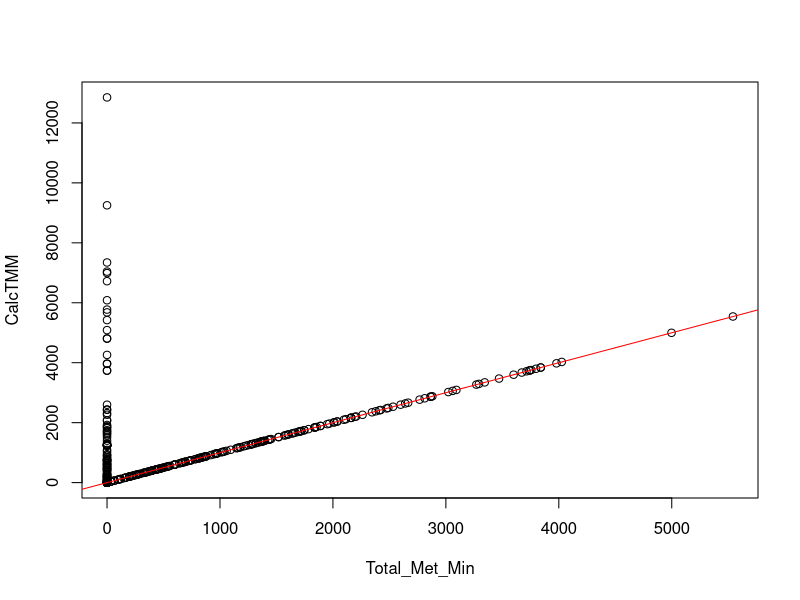
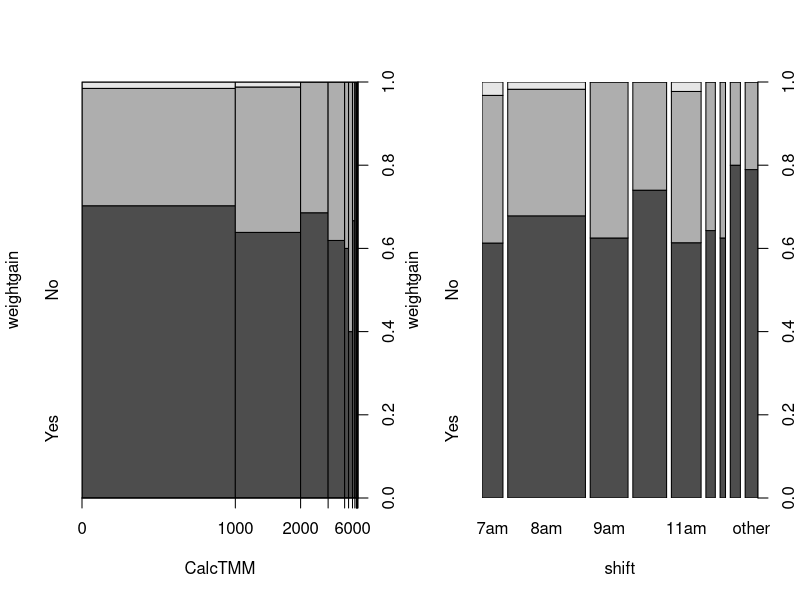
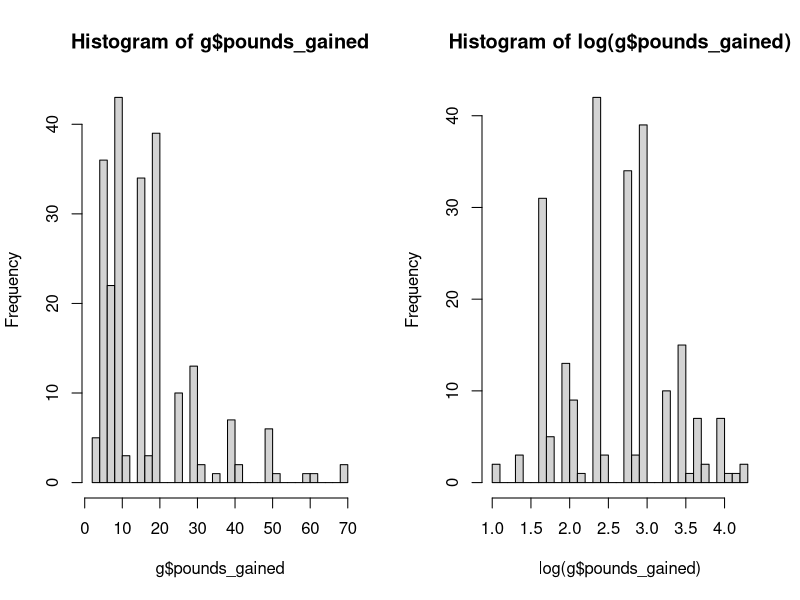
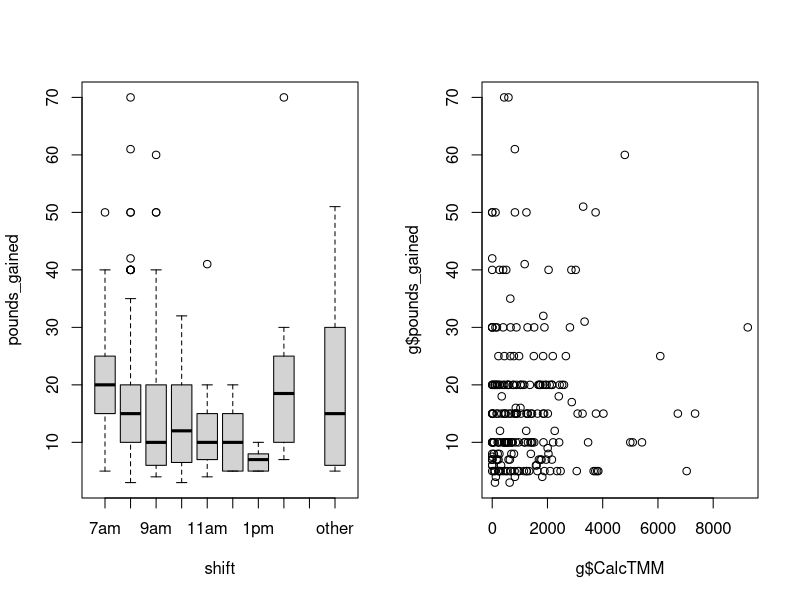
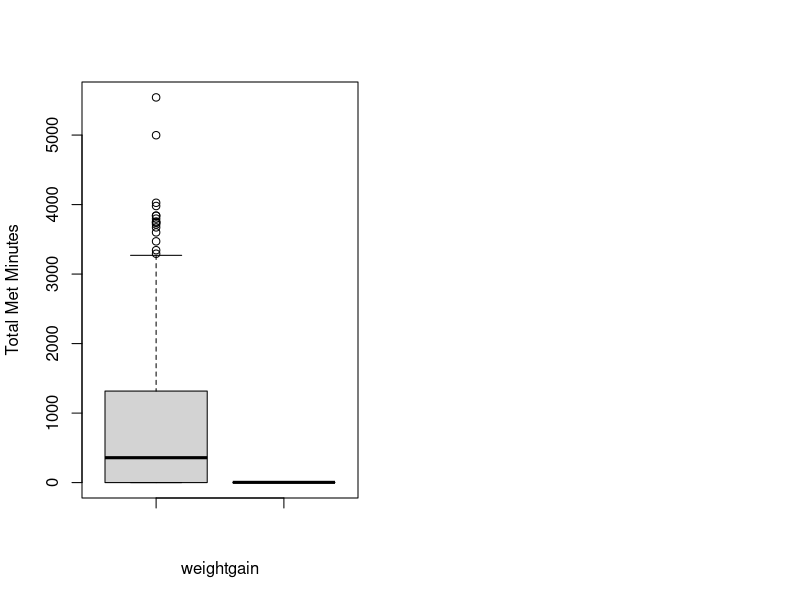
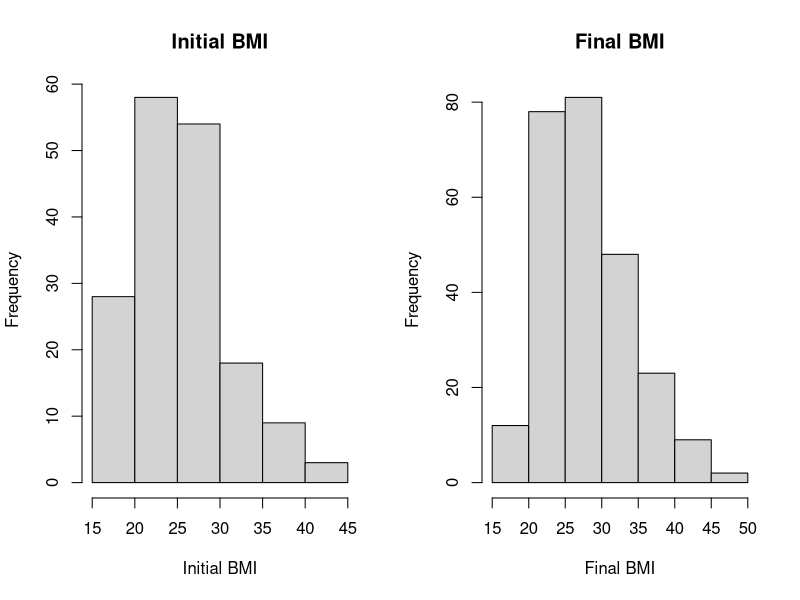
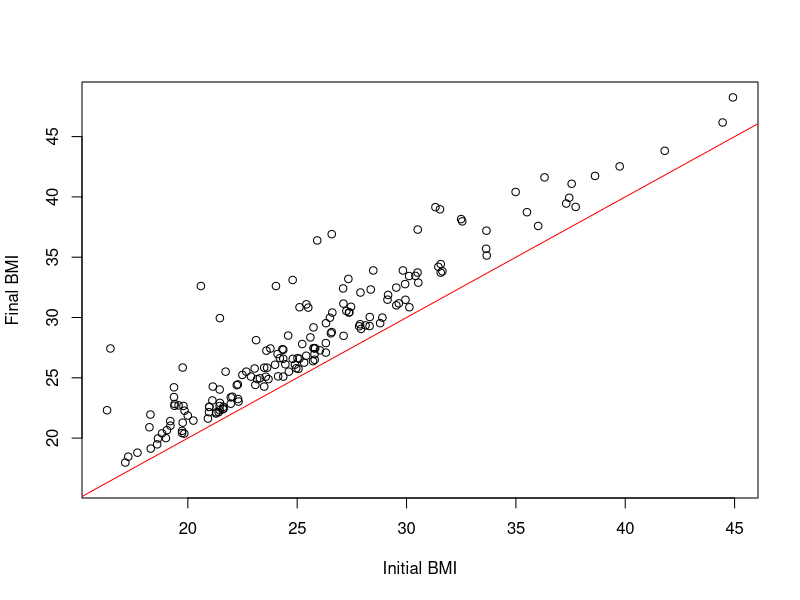
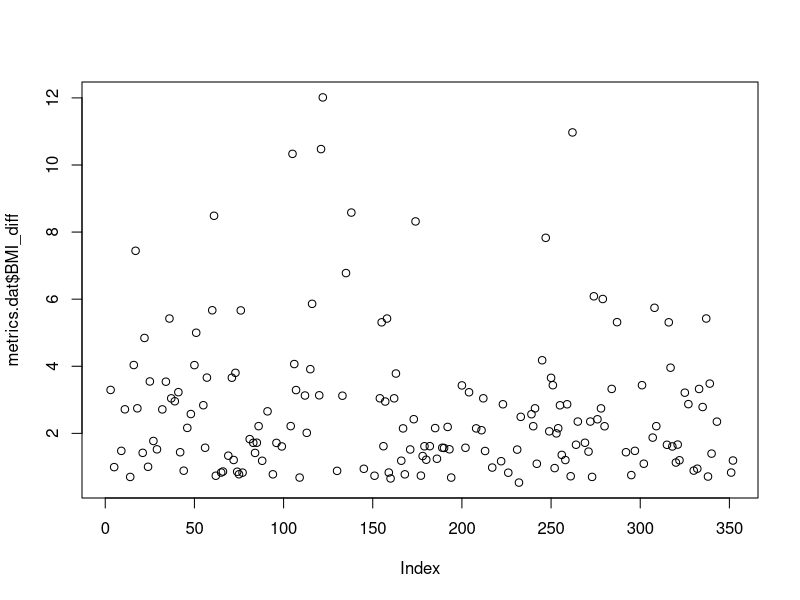

Generate these figures, in order, with R:
## ---- chunk 1
knitr::opts_chunk$set(echo = TRUE)
## ---- chunk 2
metrics.dat <- read.csv('Practicum 1 Data.csv',header=TRUE)
metrics.dat <- metrics.dat[!is.na(metrics.dat$Snumber),]
## ---- chunk 3
#define constants to be used as column selection arguments
yellow <- c('shift','Total_Met_Min')
orange <- c('gender', 'Age', 'height', 'weightgain', 'lbs_gained', 'BMI', 'Vig.ex.Time', 'Mod.ex.time', 'Walk.ex.Time')
## ---- chunk 4
metrics.dat$Total_Met_Min[is.na(metrics.dat$Total_Met_Min)] <- 0
metrics.dat$CalcTMM <- with(metrics.dat, 8*Vig.ex.Time + 4*Mod.ex.time + 3.3*Walk.ex.Time)

plot(CalcTMM ~ Total_Met_Min,data=metrics.dat)
abline(0,1,col='red')
## ---- chunk 5
#determine 
unique(metrics.dat$shift)
## ---- chunk 6
metrics.dat$shift[metrics.dat$shift==''] <- 'other'
shift.levels <- c(paste(c(7:11),'am',sep=''),paste(c(12,1:2),'pm',sep=''),'other')
metrics.dat$shift <- factor(metrics.dat$shift,shift.levels)
summary(metrics.dat$shift)
## ---- chunk 7
metrics.dat$weightgain <- factor(metrics.dat$weightgain)
## ---- chunk 8
par(mfrow=c(1,2))
plot(weightgain ~ CalcTMM,data=metrics.dat)
plot(weightgain ~ shift,data=metrics.dat)
## ---- chunk 9
g <- subset(metrics.dat, metrics.dat$pounds_gained >0)
par(mfrow=c(1,2))
hist(g$pounds_gained,breaks=30)
hist(log(g$pounds_gained),breaks=30)
## ---- chunk 10
#shift vs lbs gained
#$ts <- as.factor((g$shift))
#plot(g$ts,log(g$pounds_gained), ylab="pounds_gained", xlab="shift")
#plot(g$shift,g$shift)
#plot(as.factor(g$shift),log(g$pounds_gained), ylab="pounds_gained", ###xlab="shift")

#table(g$shift)
s <- ordered(g$shift, levels=c("7am","8am","9am","10am","11am","12pm","1pm","2pm","Missing","other"))
#boxplot(pounds_gained ~ s, data=g)
par(mfrow=c(1,2))
boxplot(pounds_gained ~ s, data=g, xlab="shift")

plot(g$CalcTMM, g$pounds_gained)
#plot(g$CalcTMM, log(g$pounds_gained))
## ---- chunk 11
boxplot(metrics.dat$Total_Met_Min,as.factor(metrics.dat$weightgain), ylab="Total Met Minutes", xlab="weightgain")
## ---- chunk 12
# Calculate body weight at 8 months
metrics.dat['initial_bweight'] <- metrics.dat$bweight - metrics.dat$pounds_gained

# Need to account for instances where body weight is not entered
metrics.dat$initial_bweight[metrics.dat$initial_bweight<='0'] <- '0'

# Take a look at all BMI values
unique(metrics.dat$BMI)

# Calculate initial BMI -- internet tells me BMI=(weight/height^2) * 703
# Since height values ~60/65, I am assuming they are inches not meters
metrics.dat['initial_bweight'] <- as.numeric(metrics.dat$initial_bweight)
metrics.dat['initial_BMI'] <- (metrics.dat$initial_bweight / (metrics.dat$height)^2)*703

# ignore non-positive values
metrics.dat$initial_BMI[is.nan(metrics.dat$initial_BMI)] <- 0
metrics.dat$initial_BMI[!is.finite(metrics.dat$initial_BMI)] <- 0

# Take a look at all initial_BMI values
unique(metrics.dat$initial_BMI)

## ---- chunk 13
##Look at BMI in the beginning vs at the end

# convert to numeric for calculations
metrics.dat$initial_BMI <- as.numeric(metrics.dat$initial_BMI)

# Are the means different? --Yes, BMI is bigger than initial_BMI
mean(metrics.dat$initial_BMI)
mean(metrics.dat$BMI)
## ---- chunk 14
#From the histograms of the employees' initial BMI and the employees' final BMI, we see that there is a slight shift to the right in the frequencies in the histogram for Final BMI. This suggests to us that there were higher numbers of higher BMI among the employees. If BMI is used as our response variable, we will look greater at the relationship between initial BMI and final BMI, as well as the relationship between shift and BMI, and total metabolic minutes and BMI, respectively. 

# Visualize the columns
par(mfrow=c(1,2))

metrics.dat$initial_BMI[metrics.dat$initial_BMI==0] <- NA
hist(as.numeric(metrics.dat$initial_BMI),main='Initial BMI', xlab='Initial BMI')

metrics.dat$BMI[metrics.dat$BMI==0] <- NA
hist(as.numeric(metrics.dat$BMI), main='Final BMI', xlab='Final BMI')
## ---- chunk 15
# reset par() 
dev.off()
## ---- chunk 16
# Look at relationship between BMI and initial BMI -- appears that BMI only increases or stays the same over time
plot(metrics.dat$initial_BMI, metrics.dat$BMI, xlab='Initial BMI', ylab='Final BMI')
abline(0,1,col='red')
## ---- chunk 17
# return to default par() options
dev.off()
## ---- chunk 18
# Create a BMI_diff column to show BMI change over the 8 months
metrics.dat['BMI_diff'] <- metrics.dat$BMI - metrics.dat$initial_BMI

#max(na.omit(metrics.dat$BMI_diff))
#min(na.omit(metrics.dat$BMI_diff))

# need to look at this without the zeros that are from not having BMI values
plot(metrics.dat$BMI_diff)
## ---- chunk 19
# Were the BMI calculations correct?
# BMI = (weight/height^2)*703
CalcBMI <- ''
CalcBMI <- ((metrics.dat$bweight)/(metrics.dat$height)^2)*703

plot(CalcBMI, metrics.dat$BMI)
abline(0,1,col='red')
## ---- chunk 20
par(mfrow=c(1,2))
plot(metrics.dat$shift, metrics.dat$BMI_diff, xlab='Shift', ylab='Difference in BMI')

plot(metrics.dat$CalcTMM, metrics.dat$BMI_diff, xlab='CalcTMM', ylab='Difference in BMI')
## ---- chunk 21
summary(metrics.dat[,c(yellow,orange)])
## ---- chunk 22
metrics.dat$gender[metrics.dat$gender==''] <- 'Missing'
metrics.dat$weightgain[metrics.dat$weightgain==''] <- 'Missing'
unique(metrics.dat$gender)
unique(metrics.dat$weightgain)
## ---- chunk 23
metrics.dat$shift <- factor(metrics.dat$shift)
metrics.dat$gender <- factor(metrics.dat$gender)
metrics.dat$weightgain <- factor(metrics.dat$weightgain)
## ---- chunk 24
metrics.dat[is.na(metrics.dat)] <- 0
## ---- chunk 25
pairs(metrics.dat[,c(yellow,orange)])
